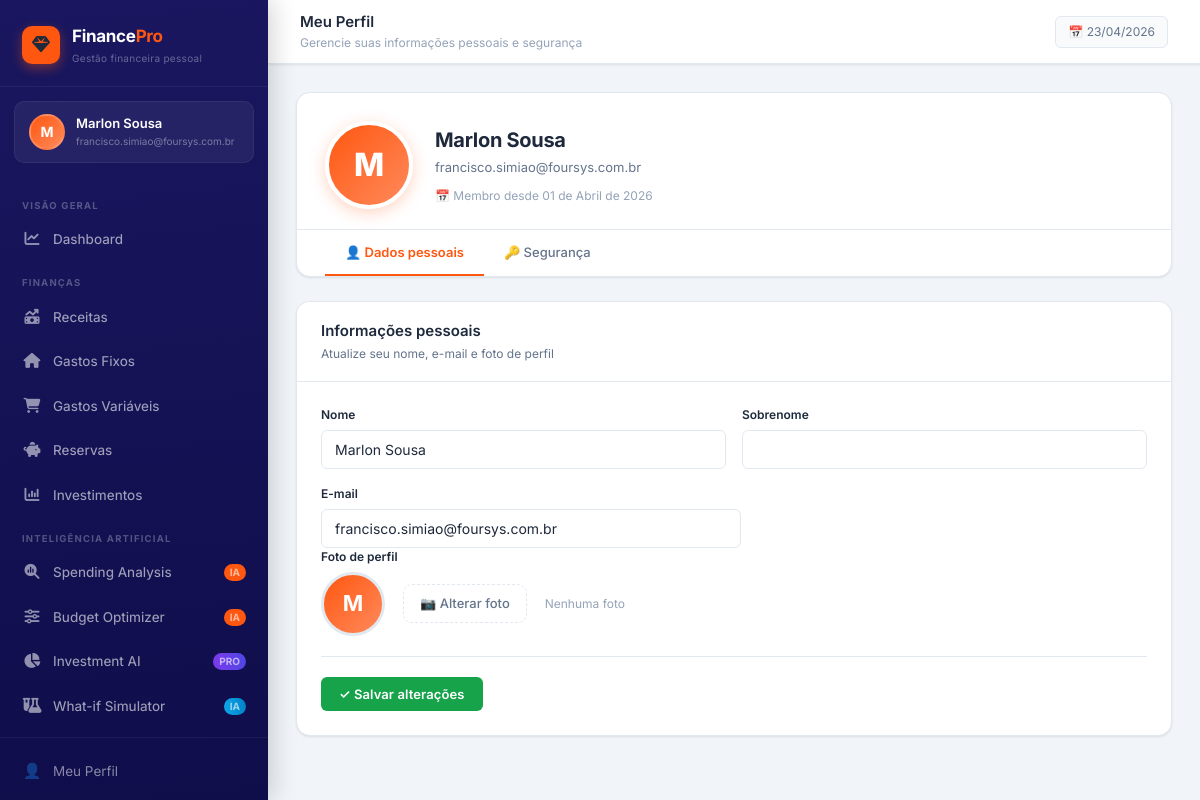
The page /accounts/profile/ (signed in) on the database its author committed.
### accounts/models.py (models this page shows, shortened)
class User(AbstractBaseUser, PermissionsMixin):
    email = models.EmailField(unique=True, verbose_name='E-mail')
    first_name = models.CharField(max_length=100, verbose_name='Nome')
    last_name = models.CharField(max_length=100, blank=True, verbose_name='Sobrenome')
    photo = models.ImageField(
        upload_to='photos/',
        null=True, blank=True,
        verbose_name='Foto do perfil'
    )
    is_active = models.BooleanField(default=True)
    is_staff = models.BooleanField(default=False)
    date_joined = models.DateTimeField(auto_now_add=True)
    objects = UserManager()
    USERNAME_FIELD = 'email'
    REQUIRED_FIELDS = ['first_name']
    class Meta:
        verbose_name = 'Usuário'
        verbose_name_plural = 'Usuários'
    def get_full_name(self):
        return f'{self.first_name} {self.last_name}'.strip()

### accounts/views.py (the view, shortened to what this page needs)
# urls.py: path('profile/',  views.profile_view,  name='profile'),
@login_required
def profile_view(request):
    profile_form = ProfileForm(request.POST or None, request.FILES or None, instance=request.user)
    password_form = ChangePasswordForm(request.POST or None)
    return render(request, 'accounts/profile.html', {
        'profile_form': profile_form,
        'password_form': password_form,
    })

### accounts/forms.py (shortened to what this page needs)
class ProfileForm(forms.ModelForm):
    class Meta:
        model = User
        fields = ['first_name', 'last_name', 'email', 'photo']
        widgets = {
            'first_name': forms.TextInput(attrs={'class': 'form-input'}),
            'last_name':  forms.TextInput(attrs={'class': 'form-input'}),
            'email':      forms.EmailInput(attrs={'class': 'form-input'}),
            'photo':      forms.FileInput(attrs={'class': 'form-file', 'accept': 'image/*'}),
        }

class ChangePasswordForm(forms.Form):
    current_password = forms.CharField(
        label='Senha atual',
        widget=forms.PasswordInput(attrs={'class': 'form-input', 'placeholder': '••••••••'})
    )
    new_password1 = forms.CharField(
        label='Nova senha',
        widget=forms.PasswordInput(attrs={'class': 'form-input', 'placeholder': 'Mínimo 8 caracteres'})
    )
    new_password2 = forms.CharField(
        label='Confirmar nova senha',
        widget=forms.PasswordInput(attrs={'class': 'form-input', 'placeholder': 'Repita a nova senha'})
    )

### templates/accounts/profile.html (shortened to what this page needs)
{% extends 'base.html' %}
{% block page_title %}Meu Perfil{% endblock %}
{% block page_sub %}Gerencie suas informações pessoais e segurança{% endblock %}
{% block content %}
<div class="section-card" style="margin-bottom:24px">
  <div style="padding:28px 28px 0;display:flex;align-items:flex-end;gap:22px;flex-wrap:wrap">
    <div id="avatarWrap" style="width:88px;height:88px;border-radius:50%;overflow:hidden;background:linear-gradient(135deg,var(--primary),#ff8a5c);display:flex;align-items:center;justify-content:center;flex-shrink:0;border:4px solid white;box-shadow:0 4px 16px rgba(255,87,16,.25)">
      {% if user.photo %}
        <img id="avatarImg" src="{{ user.photo.url }}" alt="" style="width:100%;height:100%;object-fit:cover">
      {% else %}
        <span style="font-size:32px;font-weight:800;color:white">{{ user.first_name|first|upper }}</span>
      {% endif %}
    </div>
    <div style="padding-bottom:4px;flex:1;min-width:200px">
      <div style="font-size:20px;font-weight:700;letter-spacing:-.3px">{{ user.get_full_name }}</div>
      <div style="font-size:13px;color:var(--text-secondary);margin-top:3px">{{ user.email }}</div>
      <div style="display:flex;gap:16px;margin-top:10px;flex-wrap:wrap">
        <span style="font-size:12px;color:var(--text-muted);display:flex;align-items:center;gap:5px">
          📅 Membro desde {{ user.date_joined|date:"d \d\e F \d\e Y" }}
        </span>
      </div>
    </div>
  </div>
  <div style="display:flex;gap:0;padding:0 28px;margin-top:20px;border-top:1px solid var(--border)">
    <button onclick="showTab('tab-profile',this)" id="btn-tab-profile"
      style="padding:14px 20px;font-size:13px;font-weight:600;background:none;border:none;border-bottom:2px solid var(--primary);color:var(--primary);cursor:pointer;font-family:inherit;transition:all .18s">
      👤 Dados pessoais
    </button>
    <button onclick="showTab('tab-password',this)" id="btn-tab-password"
      style="padding:14px 20px;font-size:13px;font-weight:500;background:none;border:none;border-bottom:2px solid transparent;color:var(--text-secondary);cursor:pointer;font-family:inherit;transition:all .18s">
      🔑 Segurança
    </button>
  </div>
</div>
<div id="tab-profile">
  <div class="section-card">
    <div class="section-header">
      <div class="section-header-text">
        <h3>Informações pessoais</h3>
        <p>Atualize seu nome, e-mail e foto de perfil</p>
      </div>
    </div>
    <div class="section-body">
      <form method="post" enctype="multipart/form-data">
        <div class="form-row">
          <div class="form-group">
            <label for="{{ profile_form.first_name.id_for_label }}">Nome</label>
            {{ profile_form.first_name }}
          </div>
          <div class="form-group">
            <label for="{{ profile_form.last_name.id_for_label }}">Sobrenome</label>
            {{ profile_form.last_name }}
          </div>
        </div>
        <div class="form-group" style="max-width:420px">
          <label for="{{ profile_form.email.id_for_label }}">E-mail</label>
          {{ profile_form.email }}
        </div>
        <div class="form-group">
          <label>Foto de perfil</label>
          <div style="display:flex;align-items:center;gap:18px;flex-wrap:wrap">
            <div id="previewWrap" style="width:64px;height:64px;border-radius:50%;overflow:hidden;background:linear-gradient(135deg,var(--primary),#ff8a5c);display:flex;align-items:center;justify-content:center;flex-shrink:0;border:3px solid var(--border)">
              {% if user.photo %}
                <img id="previewImg" src="{{ user.photo.url }}" style="width:100%;height:100%;object-fit:cover">
              {% else %}
                <span style="font-size:22px;font-weight:700;color:white">{{ user.first_name|first|upper }}</span>
              {% endif %}
            </div>
            <label style="cursor:pointer;display:inline-flex;align-items:center;gap:8px;padding:9px 16px;border:1.5px dashed var(--border);border-radius:9px;font-size:13px;color:var(--text-secondary);transition:all .18s;font-weight:500" onmouseover="this.style.borderColor='var(--primary)';this.style.color='var(--primary)';this.style.background='#fff5f0'" onmouseout="this.style.borderColor='var(--border)';this.style.color='var(--text-secondary)';this.style.background='transparent'">
              📷 Alterar foto
            </label>
            <span id="photoFileName" style="font-size:12px;color:var(--text-muted)">
              {% if user.photo %}Foto atual carregada{% else %}Nenhuma foto{% endif %}
            </span>
          </div>
        </div>
        <div class="form-actions" style="margin-top:20px;padding-top:20px;border-top:1px solid var(--border)">
          <button type="submit" class="btn btn-success">✓ Salvar alterações</button>
        </div>
      </form>
    </div>
  </div>
</div>
{% endblock %}

### templates/base.html (shortened to what this page needs)
<!DOCTYPE html>
<html lang="pt-BR">
<head>
<link rel="stylesheet" href="https://cdnjs.cloudflare.com/ajax/libs/font-awesome/6.5.0/css/all.min.css">
</head>
<body>
<div class="layout">
  <aside class="sidebar" id="sidebar">
    <div class="sidebar-logo">
      <div class="sidebar-logo-icon">
        <i class="fa-solid fa-gem"></i>
      </div>
      <div class="sidebar-logo-text">
        <h1>Finance<span>Pro</span></h1>
        <p>Gestão financeira pessoal</p>
      </div>
    </div>
    {% if user.is_authenticated %}
    <div class="sidebar-user">
      <div class="sidebar-avatar">
        {% if user.photo %}
          <img src="{{ user.photo.url }}" alt="">
        {% else %}
          {{ user.first_name|first|upper }}
        {% endif %}
      </div>
      <div class="sidebar-user-info">
        <div class="sidebar-user-name">{{ user.get_full_name }}</div>
        <div class="sidebar-user-role">{{ user.email }}</div>
      </div>
    </div>
    {% endif %}
    <nav class="sidebar-nav">
      <div class="nav-section">Visão Geral</div>
      <a href="{% url 'dashboard' %}" class="nav-item {% if page == 'dashboard' %}active{% endif %}">
        <span class="nav-icon">
          <i class="fa-solid fa-chart-line"></i>
        </span> Dashboard
      </a>
      <div class="nav-section">Finanças</div>
      <a href="{% url 'receitas' %}" class="nav-item {% if page == 'receitas' %}active{% endif %}">
        <span class="nav-icon">
  <i class="fa-solid fa-money-bill-trend-up"></i>
</span> Receitas
      </a>
      <a href="{% url 'gastos_fixos' %}" class="nav-item {% if page == 'fixos' %}active{% endif %}">
        <span class="nav-icon">
  <i class="fa-solid fa-house"></i>
</span> Gastos Fixos
      </a>
      <a href="{% url 'gastos_variaveis' %}" class="nav-item {% if page == 'variaveis' %}active{% endif %}">
        <span class="nav-icon">
  <i class="fa-solid fa-cart-shopping"></i>
</span> Gastos Variáveis
      </a>
      <a href="{% url 'reservas' %}" class="nav-item {% if page == 'reservas' %}active{% endif %}">
        <span class="nav-icon">
  <i class="fa-solid fa-piggy-bank"></i>
</span> Reservas
      </a>
      <a href="{% url 'investimentos' %}" class="nav-item {% if page == 'investimentos' %}active{% endif %}">
        <span class="nav-icon">
  <i class="fa-solid fa-chart-column"></i>
</span> Investimentos
      </a>
      <div class="nav-section">Inteligência Artificial</div>
      <a href="{% url 'spending_analysis' %}" class="nav-item {% if page == 'spending_analysis' %}active{% endif %}">
        <span class="nav-icon"><i class="fa-solid fa-magnifying-glass-chart"></i></span>
        Spending Analysis
        <span class="nav-badge">IA</span>
      </a>
      <a href="{% url 'budget_optimizer' %}" class="nav-item {% if page == 'budget_optimizer' %}active{% endif %}">
        <span class="nav-icon"><i class="fa-solid fa-sliders"></i></span>
        Budget Optimizer
        <span class="nav-badge">IA</span>
      </a>
      <a href="{% url 'investment_assistant' %}" class="nav-item {% if page == 'investment_assistant' %}active{% endif %}">
        <span class="nav-icon"><i class="fa-solid fa-chart-pie"></i></span>
        Investment AI
        <span class="nav-badge" style="background:linear-gradient(90deg,#7c3aed,#4f46e5)">PRO</span>
      </a>
      <a href="{% url 'whatif_simulator' %}" class="nav-item {% if page == 'whatif_simulator' %}active{% endif %}">
        <span class="nav-icon"><i class="fa-solid fa-flask-vial"></i></span>
        What-if Simulator
        <span class="nav-badge" style="background:linear-gradient(90deg,#0ea5e9,#0284c7)">IA</span>
      </a>
    </nav>
    <div class="sidebar-footer">
      <a href="{% url 'profile' %}" class="sidebar-footer-link">
        <span class="nav-icon">👤</span> Meu Perfil
      </a>
      <form method="post" action="{% url 'logout' %}" style="margin:0">
        <button type="submit" class="sidebar-footer-btn">
        </button>
      </form>
    </div>
  </aside>
  <div class="main">
    <header class="header">
      <div class="header-left">
        <div class="breadcrumb">
          <div>
            <div class="breadcrumb-current">{% block page_title %}FinancePro{% endblock %}</div>
            <div class="breadcrumb-sub">{% block page_sub %}{% endblock %}</div>
          </div>
        </div>
      </div>
      <div class="header-right">
        {% block header_right %}
        <div class="header-chip">
          📅 {% now "d/m/Y" %}
        </div>
        {% endblock %}
      </div>
    </header>
    <div class="content-wrapper">
      <div class="content">
        {% block content %}{% endblock %}
      </div>
    </div>
  </div>
</div>
</body>
</html>

### rows shown on the page
User: first_name|first "M", get_full_name "Marlon Sousa", email "francisco.simiao@foursys.com.br", date_joined "01 de Abril de 2026", first_name "Marlon Sousa"
